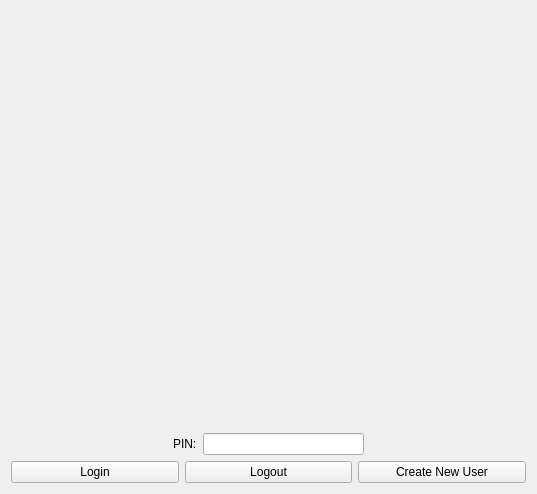
<?xml version="1.0" encoding="UTF-8"?>
<ui version="4.0">
 <class>LockScreen</class>
 <widget class="QWidget" name="LockScreen">
  <property name="geometry">
   <rect>
    <x>0</x>
    <y>0</y>
    <width>537</width>
    <height>494</height>
   </rect>
  </property>
  <property name="windowTitle">
   <string>Form</string>
  </property>
  <layout class="QGridLayout" name="gridLayout">
   <item row="1" column="0">
    <layout class="QVBoxLayout" name="verticalLayout">
     <item>
      <layout class="QHBoxLayout" name="horizontalLayout">
       <item>
        <spacer name="horizontalSpacer">
         <property name="orientation">
          <enum>Qt::Horizontal</enum>
         </property>
         <property name="sizeHint" stdset="0">
          <size>
           <width>50</width>
           <height>20</height>
          </size>
         </property>
        </spacer>
       </item>
       <item>
        <widget class="QLabel" name="pinLabel">
         <property name="text">
          <string>PIN:</string>
         </property>
        </widget>
       </item>
       <item>
        <widget class="QLineEdit" name="pinEdit">
         <property name="maxLength">
          <number>4</number>
         </property>
         <property name="echoMode">
          <enum>QLineEdit::Password</enum>
         </property>
        </widget>
       </item>
       <item>
        <spacer name="horizontalSpacer_2">
         <property name="orientation">
          <enum>Qt::Horizontal</enum>
         </property>
         <property name="sizeHint" stdset="0">
          <size>
           <width>50</width>
           <height>20</height>
          </size>
         </property>
        </spacer>
       </item>
      </layout>
     </item>
     <item>
      <layout class="QHBoxLayout" name="horizontalLayout_2">
       <item>
        <widget class="QPushButton" name="loginButton">
         <property name="text">
          <string>Login</string>
         </property>
        </widget>
       </item>
       <item>
        <widget class="QPushButton" name="logoutButton">
         <property name="text">
          <string>Logout</string>
         </property>
        </widget>
       </item>
       <item>
        <widget class="QPushButton" name="newUserButton">
         <property name="text">
          <string>Create New User</string>
         </property>
        </widget>
       </item>
      </layout>
     </item>
    </layout>
   </item>
   <item row="0" column="0">
    <spacer name="verticalSpacer">
     <property name="orientation">
      <enum>Qt::Vertical</enum>
     </property>
     <property name="sizeHint" stdset="0">
      <size>
       <width>20</width>
       <height>40</height>
      </size>
     </property>
    </spacer>
   </item>
  </layout>
 </widget>
 <resources/>
 <connections/>
</ui>
